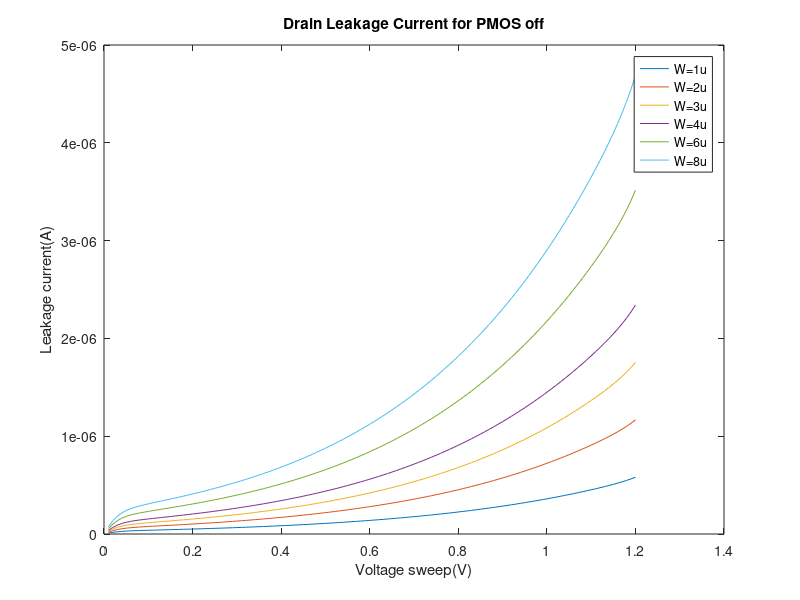

Reproduce this figure in MATLAB.
x = [ 1.00000000e-02 2.00000000e-02 3.00000000e-02 4.00000000e-02 5.00000000e-02 6.00000000e-02 7.00000000e-02 8.00000000e-02 9.00000000e-02 1.00000000e-01 1.10000000e-01 1.20000000e-01 1.30000000e-01 1.40000000e-01 1.50000000e-01 1.60000000e-01 1.70000000e-01 1.80000000e-01 1.90000000e-01 2.00000000e-01 2.10000000e-01 2.20000000e-01 2.30000000e-01 2.40000000e-01 2.50000000e-01 2.60000000e-01 2.70000000e-01 2.80000000e-01 2.90000000e-01 3.00000000e-01 3.10000000e-01 3.20000000e-01 3.30000000e-01 3.40000000e-01 3.50000000e-01 3.60000000e-01 3.70000000e-01 3.80000000e-01 3.90000000e-01 4.00000000e-01 4.10000000e-01 4.20000000e-01 4.30000000e-01 4.40000000e-01 4.50000000e-01 4.60000000e-01 4.70000000e-01 4.80000000e-01 4.90000000e-01 5.00000000e-01 5.10000000e-01 5.20000000e-01 5.30000000e-01 5.40000000e-01 5.50000000e-01 5.60000000e-01 5.70000000e-01 5.80000000e-01 5.90000000e-01 6.00000000e-01 6.10000000e-01 6.20000000e-01 6.30000000e-01 6.40000000e-01 6.50000000e-01 6.60000000e-01 6.70000000e-01 6.80000000e-01 6.90000000e-01 7.00000000e-01 7.10000000e-01 7.20000000e-01 7.30000000e-01 7.40000000e-01 7.50000000e-01 7.60000000e-01 7.70000000e-01 7.80000000e-01 7.90000000e-01 8.00000000e-01 8.10000000e-01 8.20000000e-01 8.30000000e-01 8.40000000e-01 8.50000000e-01 8.60000000e-01 8.70000000e-01 8.80000000e-01 8.90000000e-01 9.00000000e-01 9.10000000e-01 9.20000000e-01 9.30000000e-01 9.40000000e-01 9.50000000e-01 9.60000000e-01 9.70000000e-01 9.80000000e-01 9.90000000e-01 1.00000000e+00 1.01000000e+00 1.02000000e+00 1.03000000e+00 1.04000000e+00 1.05000000e+00 1.06000000e+00 1.07000000e+00 1.08000000e+00 1.09000000e+00 1.10000000e+00 1.11000000e+00 1.12000000e+00 1.13000000e+00 1.14000000e+00 1.15000000e+00 1.16000000e+00 1.17000000e+00 1.18000000e+00 1.19000000e+00 1.20000000e+00];
I1 = [  9.33254936e-09 1.67619313e-08 2.24457604e-08 2.66541290e-08 2.97413871e-08 3.20654225e-08 3.39127470e-08 3.54769192e-08 3.68767573e-08 3.81827228e-08 3.94368134e-08 4.06647360e-08 4.18828134e-08 4.31018402e-08 4.43292585e-08 4.55704147e-08 4.68293062e-08 4.81090390e-08 4.94121149e-08 5.07406180e-08 5.20963385e-08 5.34808563e-08 5.48955994e-08 5.63418858e-08 5.78209525e-08 5.93339780e-08 6.08820987e-08 6.24664209e-08 6.40880308e-08 6.57480018e-08 6.74474003e-08 6.91872906e-08 7.09687387e-08 7.27928153e-08 7.46605987e-08 7.65731769e-08 7.85316495e-08 8.05371291e-08 8.25907433e-08 8.46936353e-08 8.68469656e-08 8.90519127e-08 9.13096741e-08 9.36214671e-08 9.59885299e-08 9.84121219e-08 1.00893525e-07 1.03434044e-07 1.06035007e-07 1.08697765e-07 1.11423698e-07 1.14214206e-07 1.17070718e-07 1.19994691e-07 1.22987605e-07 1.26050972e-07 1.29186331e-07 1.32395248e-07 1.35679321e-07 1.39040178e-07 1.42479475e-07 1.45998904e-07 1.49600185e-07 1.53285072e-07 1.57055351e-07 1.60912844e-07 1.64859406e-07 1.68896927e-07 1.73027332e-07 1.77252583e-07 1.81574679e-07 1.85995658e-07 1.90517593e-07 1.95142599e-07 1.99872829e-07 2.04710478e-07 2.09657781e-07 2.14717015e-07 2.19890500e-07 2.25180601e-07 2.30589726e-07 2.36120328e-07 2.41774909e-07 2.47556014e-07 2.53466239e-07 2.59508230e-07 2.65684681e-07 2.71998338e-07 2.78452001e-07 2.85048521e-07 2.91790806e-07 2.98681819e-07 3.05724581e-07 3.12922173e-07 3.20277734e-07 3.27794466e-07 3.35475635e-07 3.43324571e-07 3.51344672e-07 3.59539406e-07 3.67912317e-07 3.76467034e-07 3.85207301e-07 3.94137030e-07 4.03260423e-07 4.12582182e-07 4.22107907e-07 4.31844745e-07 4.41802426e-07 4.51994833e-07 4.62442273e-07 4.73174651e-07 4.84235735e-07 4.95688737e-07 5.07623380e-07 5.20164640e-07 5.33483297e-07 5.47808400e-07 5.63441692e-07 5.80774021e-07];
I2 = [  1.87593637e-08 3.36931699e-08 4.51182392e-08 5.35774845e-08 5.97831846e-08 6.44547306e-08 6.81680396e-08 7.13121839e-08 7.41260003e-08 7.67511234e-08 7.92719729e-08 8.17402220e-08 8.41886815e-08 8.66390495e-08 8.91062853e-08 9.16011357e-08 9.41316361e-08 9.67040296e-08 9.93233453e-08 1.01993773e-07 1.04718909e-07 1.07501932e-07 1.10345711e-07 1.13252895e-07 1.16225971e-07 1.19267307e-07 1.22379189e-07 1.25563840e-07 1.28823443e-07 1.32160156e-07 1.35576123e-07 1.39073482e-07 1.42654377e-07 1.46320960e-07 1.50075399e-07 1.53919880e-07 1.57856614e-07 1.61887837e-07 1.66015815e-07 1.70242848e-07 1.74571267e-07 1.79003442e-07 1.83541779e-07 1.88188726e-07 1.92946772e-07 1.97818447e-07 2.02806330e-07 2.07913041e-07 2.13141252e-07 2.18493680e-07 2.23973094e-07 2.29582312e-07 2.35324208e-07 2.41201705e-07 2.47217784e-07 2.53375482e-07 2.59677889e-07 2.66128159e-07 2.72729501e-07 2.79485187e-07 2.86398550e-07 2.93472985e-07 3.00711952e-07 3.08118978e-07 3.15697654e-07 3.23451640e-07 3.31384664e-07 3.39500527e-07 3.47803099e-07 3.56296325e-07 3.64984221e-07 3.73870883e-07 3.82960481e-07 3.92257264e-07 4.01765561e-07 4.11489784e-07 4.21434425e-07 4.31604063e-07 4.42003361e-07 4.52637072e-07 4.63510037e-07 4.74627189e-07 4.85993552e-07 4.97614248e-07 5.09494494e-07 5.21639607e-07 5.34055002e-07 5.46746202e-07 5.59718833e-07 5.72978627e-07 5.86531430e-07 6.00383198e-07 6.14540004e-07 6.29008040e-07 6.43793618e-07 6.58903174e-07 6.74343273e-07 6.90120610e-07 7.06242015e-07 7.22714459e-07 7.39545066e-07 7.56741132e-07 7.74310183e-07 7.92260085e-07 8.10599280e-07 8.29337225e-07 8.48485175e-07 8.68057497e-07 8.88073750e-07 9.08561840e-07 9.29562590e-07 9.51136108e-07 9.73370379e-07 9.96392466e-07 1.02038272e-06 1.04559237e-06 1.07236470e-06 1.10116012e-06 1.13258520e-06 1.16742558e-06];
I3 = [  2.81861782e-08 5.06244089e-08 6.77907189e-08 8.05008414e-08 8.98249844e-08 9.68440417e-08 1.02423336e-07 1.07147454e-07 1.11375249e-07 1.15319531e-07 1.19107141e-07 1.22815718e-07 1.26494562e-07 1.30176273e-07 1.33883328e-07 1.37631875e-07 1.41433987e-07 1.45299044e-07 1.49234603e-07 1.53246957e-07 1.57341514e-07 1.61523045e-07 1.65795864e-07 1.70163950e-07 1.74631040e-07 1.79200694e-07 1.83876343e-07 1.88661329e-07 1.93558932e-07 1.98572394e-07 2.03704937e-07 2.08959774e-07 2.14340125e-07 2.19849224e-07 2.25490329e-07 2.31266724e-07 2.37181730e-07 2.43238710e-07 2.49441067e-07 2.55792255e-07 2.62295779e-07 2.68955198e-07 2.75774129e-07 2.82756249e-07 2.89905297e-07 2.97225078e-07 3.04719463e-07 3.12392392e-07 3.20247877e-07 3.28290002e-07 3.36522926e-07 3.44950887e-07 3.53578198e-07 3.62409256e-07 3.71448537e-07 3.80700604e-07 3.90170104e-07 3.99861771e-07 4.09780429e-07 4.19930994e-07 4.30318475e-07 4.40947972e-07 4.51824686e-07 4.62953913e-07 4.74341052e-07 4.85991600e-07 4.97911162e-07 5.10105446e-07 5.22580268e-07 5.35341555e-07 5.48395344e-07 5.61747786e-07 5.75405149e-07 5.89373817e-07 6.03660296e-07 6.18271213e-07 6.33213320e-07 6.48493496e-07 6.64118748e-07 6.80096218e-07 6.96433180e-07 7.13137046e-07 7.30215366e-07 7.47675836e-07 7.65526294e-07 7.83774730e-07 8.02429284e-07 8.21498250e-07 8.40990084e-07 8.60913400e-07 8.81276981e-07 9.02089777e-07 9.23360914e-07 9.45099696e-07 9.67315608e-07 9.90018321e-07 1.01321770e-06 1.03692380e-06 1.06114690e-06 1.08589746e-06 1.11118618e-06 1.13702404e-06 1.16342234e-06 1.19039291e-06 1.21794842e-06 1.24610309e-06 1.27487383e-06 1.30428223e-06 1.33435767e-06 1.36514209e-06 1.39669683e-06 1.42911220e-06 1.46252040e-06 1.49711234e-06 1.53315902e-06 1.57103789e-06 1.61126477e-06 1.65453143e-06 1.70174924e-06 1.75409867e-06];
I4 = [  3.76129929e-08 6.75556485e-08 9.04631999e-08 1.07424201e-07 1.19866787e-07 1.29233357e-07 1.36678638e-07 1.42982731e-07 1.48624508e-07 1.53887950e-07 1.58942323e-07 1.63891230e-07 1.68800460e-07 1.73713517e-07 1.78660395e-07 1.83662642e-07 1.88736370e-07 1.93894094e-07 1.99145900e-07 2.04500187e-07 2.09964170e-07 2.15544216e-07 2.21246081e-07 2.27075076e-07 2.33036188e-07 2.39134167e-07 2.45373591e-07 2.51758921e-07 2.58294535e-07 2.64984758e-07 2.71833888e-07 2.78846216e-07 2.86026037e-07 2.93377667e-07 3.00905452e-07 3.08613778e-07 3.16507076e-07 3.24589831e-07 3.32866587e-07 3.41341953e-07 3.50020605e-07 3.58907294e-07 3.68006846e-07 3.77324167e-07 3.86864249e-07 3.96632168e-07 4.06633090e-07 4.16872273e-07 4.27355071e-07 4.38086934e-07 4.49073414e-07 4.60320164e-07 4.71832941e-07 4.83617612e-07 4.95680152e-07 5.08026648e-07 5.20663303e-07 5.33596434e-07 5.46832480e-07 5.60378000e-07 5.74239677e-07 5.88424321e-07 6.02938871e-07 6.17790394e-07 6.32986095e-07 6.48533312e-07 6.64439522e-07 6.80712345e-07 6.97359541e-07 7.14389021e-07 7.31808841e-07 7.49627210e-07 7.67852492e-07 7.86493209e-07 8.05558041e-07 8.25055834e-07 8.44995597e-07 8.65386512e-07 8.86237931e-07 9.07559384e-07 9.29360578e-07 9.51651405e-07 9.74441943e-07 9.97742460e-07 1.02156342e-06 1.04591548e-06 1.07080952e-06 1.09625658e-06 1.12226797e-06 1.14885518e-06 1.17602993e-06 1.20380417e-06 1.23219007e-06 1.26120005e-06 1.29084677e-06 1.32114314e-06 1.35210232e-06 1.38373775e-06 1.41606311e-06 1.44909239e-06 1.48283987e-06 1.51732020e-06 1.55254845e-06 1.58854041e-06 1.62531301e-06 1.66288521e-06 1.70127959e-06 1.74052495e-06 1.78066051e-06 1.82174224e-06 1.86385198e-06 1.90711026e-06 1.95169350e-06 1.99785645e-06 2.04596074e-06 2.09651008e-06 2.15019277e-06 2.20793198e-06 2.27094386e-06 2.34080369e-06];
I6 = [  5.64666228e-08 1.01418130e-07 1.35808168e-07 1.61270929e-07 1.79950408e-07 1.94012008e-07 2.05189269e-07 2.14653317e-07 2.23123064e-07 2.31024836e-07 2.38612743e-07 2.46042322e-07 2.53412336e-07 2.60788097e-07 2.68214635e-07 2.75724297e-07 2.83341272e-07 2.91084350e-07 2.98968671e-07 3.07006844e-07 3.15209702e-07 3.23586802e-07 3.32146788e-07 3.40897632e-07 3.49846820e-07 3.59001484e-07 3.68368499e-07 3.77954559e-07 3.87766238e-07 3.97810029e-07 4.08092387e-07 4.18619750e-07 4.29398570e-07 4.40435326e-07 4.51736543e-07 4.63308804e-07 4.75158763e-07 4.87293153e-07 4.99718797e-07 5.12442614e-07 5.25471625e-07 5.38812962e-07 5.52473872e-07 5.66461721e-07 5.80784002e-07 5.95448338e-07 6.10462484e-07 6.25834335e-07 6.41571930e-07 6.57683452e-07 6.74177234e-07 6.91061766e-07 7.08345692e-07 7.26037819e-07 7.44147120e-07 7.62682734e-07 7.81653973e-07 8.01070323e-07 8.20941452e-07 8.41277208e-07 8.62087625e-07 8.83382929e-07 9.05173536e-07 9.27470061e-07 9.50283319e-07 9.73624330e-07 9.97504321e-07 1.02193473e-06 1.04692722e-06 1.07249365e-06 1.09864614e-06 1.12539699e-06 1.15275879e-06 1.18074431e-06 1.20936659e-06 1.23863892e-06 1.26857482e-06 1.29918809e-06 1.33049276e-06 1.36250315e-06 1.39523383e-06 1.42869965e-06 1.46291576e-06 1.49789756e-06 1.53366078e-06 1.57022142e-06 1.60759579e-06 1.64580052e-06 1.68485256e-06 1.72476917e-06 1.76556795e-06 1.80726685e-06 1.84988414e-06 1.89343849e-06 1.93794890e-06 1.98343475e-06 2.02991582e-06 2.07741227e-06 2.12594468e-06 2.17553403e-06 2.22620180e-06 2.27796995e-06 2.33086115e-06 2.38489909e-06 2.44010922e-06 2.49651999e-06 2.55416532e-06 2.61308846e-06 2.67334830e-06 2.73502885e-06 2.79825301e-06 2.86320171e-06 2.93013979e-06 2.99944972e-06 3.07167437e-06 3.14756990e-06 3.22816962e-06 3.31485939e-06 3.40946490e-06 3.51435101e-06];
I8 = [  7.53202540e-08 1.35280617e-07 1.81153146e-07 2.15117674e-07 2.40034054e-07 2.58790695e-07 2.73699946e-07 2.86323963e-07 2.97621693e-07 3.08161811e-07 3.18283269e-07 3.28193538e-07 3.38024357e-07 3.47862846e-07 3.57769069e-07 3.67786175e-07 3.77946427e-07 3.88274893e-07 3.98791766e-07 4.09513866e-07 4.20455641e-07 4.31629844e-07 4.43048002e-07 4.54720750e-07 4.66658076e-07 4.78869490e-07 4.91364165e-07 5.04151032e-07 5.17238857e-07 5.30636306e-07 5.44351986e-07 5.58394488e-07 5.72772417e-07 5.87494416e-07 6.02569191e-07 6.18005522e-07 6.33812287e-07 6.49998467e-07 6.66573165e-07 6.83545610e-07 7.00925169e-07 7.18721357e-07 7.36943840e-07 7.55602447e-07 7.74707172e-07 7.94268185e-07 8.14295833e-07 8.34800648e-07 8.55793354e-07 8.77284867e-07 8.99286308e-07 9.21808998e-07 9.44864474e-07 9.68464483e-07 9.92620995e-07 1.01734620e-06 1.04265253e-06 1.06855264e-06 1.09505942e-06 1.12218602e-06 1.14994581e-06 1.17835245e-06 1.20741983e-06 1.23716211e-06 1.26759373e-06 1.29872938e-06 1.33058405e-06 1.36317299e-06 1.39651176e-06 1.43061620e-06 1.46550246e-06 1.50118698e-06 1.53768652e-06 1.57501815e-06 1.61319926e-06 1.65224758e-06 1.69218116e-06 1.73301839e-06 1.77477801e-06 1.81747912e-06 1.86114117e-06 1.90578398e-06 1.95142774e-06 1.99809303e-06 2.04580082e-06 2.09457247e-06 2.14442975e-06 2.19539484e-06 2.24749036e-06 2.30073934e-06 2.35516529e-06 2.41079213e-06 2.46764428e-06 2.52574663e-06 2.58512454e-06 2.64580388e-06 2.70781104e-06 2.77117294e-06 2.83591703e-06 2.90207133e-06 2.96966448e-06 3.03872582e-06 3.10928558e-06 3.18137542e-06 3.25502924e-06 3.33028507e-06 3.40718814e-06 3.48579617e-06 3.56618773e-06 3.64847491e-06 3.73282161e-06 3.81946922e-06 3.90877097e-06 4.00123701e-06 4.09759143e-06 4.19884281e-06 4.30636938e-06 4.42201959e-06 4.54822859e-06 4.68815060e-06];

figure;
plot(x, I1);
hold on
plot(x, I2);
plot(x, I3);
plot(x, I4);
plot(x, I6);
plot(x, I8);
hold off
xlabel('Voltage sweep(V)');
ylabel('Leakage current(A)');
title('Drain Leakage Current for PMOS off');
legend('W=1u','W=2u','W=3u','W=4u','W=6u','W=8u');